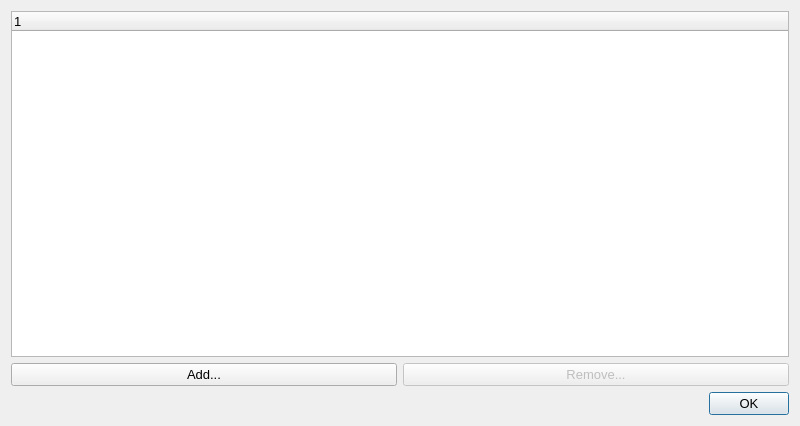
<?xml version="1.0" encoding="UTF-8"?>
<ui version="4.0">
 <class>dialog_custom_paths</class>
 <widget class="QDialog" name="dialog_custom_paths">
  <property name="geometry">
   <rect>
    <x>0</x>
    <y>0</y>
    <width>800</width>
    <height>426</height>
   </rect>
  </property>
  <property name="minimumSize">
   <size>
    <width>800</width>
    <height>425</height>
   </size>
  </property>
  <property name="font">
   <font>
    <family>Arial</family>
    <pointsize>10</pointsize>
   </font>
  </property>
  <property name="windowTitle">
   <string>User-Defined Paths to locate Vulkan Layers</string>
  </property>
  <layout class="QGridLayout" name="gridLayout">
   <item row="0" column="0" colspan="2">
    <widget class="QTreeWidget" name="treeWidget">
     <property name="font">
      <font>
       <family>Arial</family>
       <pointsize>10</pointsize>
      </font>
     </property>
     <column>
      <property name="text">
       <string notr="true">1</string>
      </property>
     </column>
    </widget>
   </item>
   <item row="1" column="0">
    <widget class="QPushButton" name="pushButtonAdd">
     <property name="text">
      <string>Add...</string>
     </property>
    </widget>
   </item>
   <item row="2" column="0" colspan="2">
    <widget class="QDialogButtonBox" name="buttonBox">
     <property name="font">
      <font>
       <pointsize>10</pointsize>
      </font>
     </property>
     <property name="orientation">
      <enum>Qt::Horizontal</enum>
     </property>
     <property name="standardButtons">
      <set>QDialogButtonBox::Ok</set>
     </property>
    </widget>
   </item>
   <item row="1" column="1">
    <widget class="QPushButton" name="pushButtonRemove">
     <property name="enabled">
      <bool>false</bool>
     </property>
     <property name="text">
      <string>Remove...</string>
     </property>
    </widget>
   </item>
  </layout>
 </widget>
 <resources/>
 <connections>
  <connection>
   <sender>buttonBox</sender>
   <signal>accepted()</signal>
   <receiver>dialog_custom_paths</receiver>
   <slot>accept()</slot>
   <hints>
    <hint type="sourcelabel">
     <x>248</x>
     <y>254</y>
    </hint>
    <hint type="destinationlabel">
     <x>157</x>
     <y>274</y>
    </hint>
   </hints>
  </connection>
  <connection>
   <sender>buttonBox</sender>
   <signal>rejected()</signal>
   <receiver>dialog_custom_paths</receiver>
   <slot>reject()</slot>
   <hints>
    <hint type="sourcelabel">
     <x>316</x>
     <y>260</y>
    </hint>
    <hint type="destinationlabel">
     <x>286</x>
     <y>274</y>
    </hint>
   </hints>
  </connection>
 </connections>
</ui>
